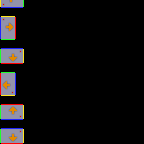

This game map was drawn from its Tiled (.tmx) file and the tilesets committed beside it. A one-line description and the full map source follow:
An orthogonal 18x18 tile map with 8x8 px tiles, 1 tile layer (Layer1), 6 tilesets, 1 image layer and 6 objects.

<map version="1.0" tiledversion="1.0.1" orientation="orthogonal" renderorder="right-down" width="18" height="18" tilewidth="8" tileheight="8" nextobjectid="75">
 <properties>
  <property name="gridColor" type="color" value="#ffdede97" />
  <property name="maxZoom" type="float" value="1200" />
  <property name="showBounds" type="bool" value="true" />
  <property name="showGrid" type="bool" value="true" />
  <property name="yGravity" type="float" value="-1.8" />
 </properties>
 <tileset firstgid="1" source="tetris-tshape-24x16.tsx" />
 <tileset firstgid="10" source="tetris-square-16x16.tsx" />
 <tileset firstgid="19" source="tetris-bar-32x8.tsx" />
 <tileset firstgid="28" source="tetris-lshape-24x16.tsx" />
 <tileset firstgid="46" source="tetris-square-8x8.tsx" />
 <tileset firstgid="55" source="test-objects-24x16.tsx" />
 <imagelayer name="Template" opacity="0.2" offsetx="-32" offsety="-8">
  <image source="object-rendering-template.png" width="144" height="152" />
 </imagelayer>
 <layer name="Layer1" width="18" height="18">
  <data encoding="csv">
56,0,0,0,0,0,0,0,0,0,0,0,0,0,0,0,0,0,
0,0,0,0,0,0,0,0,0,0,0,0,0,0,0,0,0,0,
0,0,0,0,0,0,0,0,0,0,0,0,0,0,0,0,0,0,
0,0,0,0,0,0,0,0,0,0,0,0,0,0,0,0,0,0,
2684354616,0,0,0,0,0,0,0,0,0,0,0,0,0,0,0,0,0,
0,0,0,0,0,0,0,0,0,0,0,0,0,0,0,0,0,0,
0,0,0,0,0,0,0,0,0,0,0,0,0,0,0,0,0,0,
3221225528,0,0,0,0,0,0,0,0,0,0,0,0,0,0,0,0,0,
0,0,0,0,0,0,0,0,0,0,0,0,0,0,0,0,0,0,
0,0,0,0,0,0,0,0,0,0,0,0,0,0,0,0,0,0,
0,0,0,0,0,0,0,0,0,0,0,0,0,0,0,0,0,0,
1610612792,0,0,0,0,0,0,0,0,0,0,0,0,0,0,0,0,0,
0,0,0,0,0,0,0,0,0,0,0,0,0,0,0,0,0,0,
0,0,0,0,0,0,0,0,0,0,0,0,0,0,0,0,0,0,
2147483704,0,0,0,0,0,0,0,0,0,0,0,0,0,0,0,0,0,
0,0,0,0,0,0,0,0,0,0,0,0,0,0,0,0,0,0,
0,0,0,0,0,0,0,0,0,0,0,0,0,0,0,0,0,0,
3221225528,0,0,0,0,0,0,0,0,0,0,0,0,0,0,0,0,0
</data>
 </layer>
 <group name="Group 1">
  <objectgroup name="Text">
   <object id="67" x="30" y="23" width="30" height="10">
    <text fontfamily="Lucida Grande" pixelsize="8" wrap="1" color="#f1f1f1">90º</text>
   </object>
   <object id="70" x="30" y="51" width="56" height="10">
    <text fontfamily="Lucida Grande" pixelsize="8" wrap="1" color="#f1f1f1">180º, yScale*</text>
   </object>
   <object id="71" x="30" y="78" width="56" height="10">
    <text fontfamily="Lucida Grande" pixelsize="8" wrap="1" color="#f1f1f1">-90º</text>
   </object>
   <object id="72" x="30" y="106" width="56" height="10">
    <text fontfamily="Lucida Grande" pixelsize="8" wrap="1" color="#f1f1f1">xScale</text>
   </object>
   <object id="73" x="30" y="130" width="56" height="10">
    <text fontfamily="Lucida Grande" pixelsize="8" wrap="1" color="#f1f1f1">yScale</text>
   </object>
   <object id="74" x="30" y="-3" width="30" height="10">
    <text fontfamily="Lucida Grande" pixelsize="8" wrap="1" color="#f1f1f1">---</text>
   </object>
  </objectgroup>
 </group>
</map>
